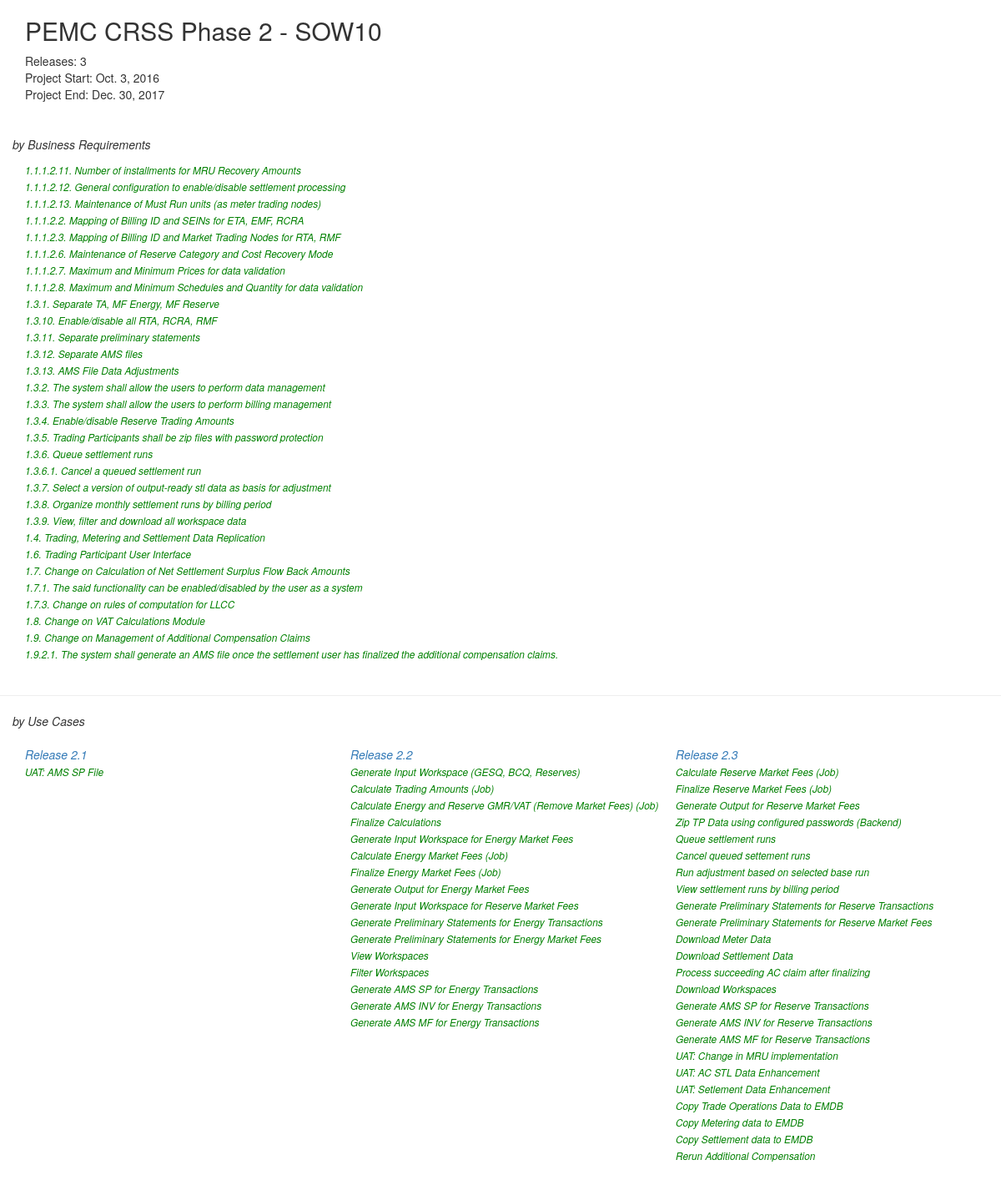
The app's page /joan/project/1/, older data.
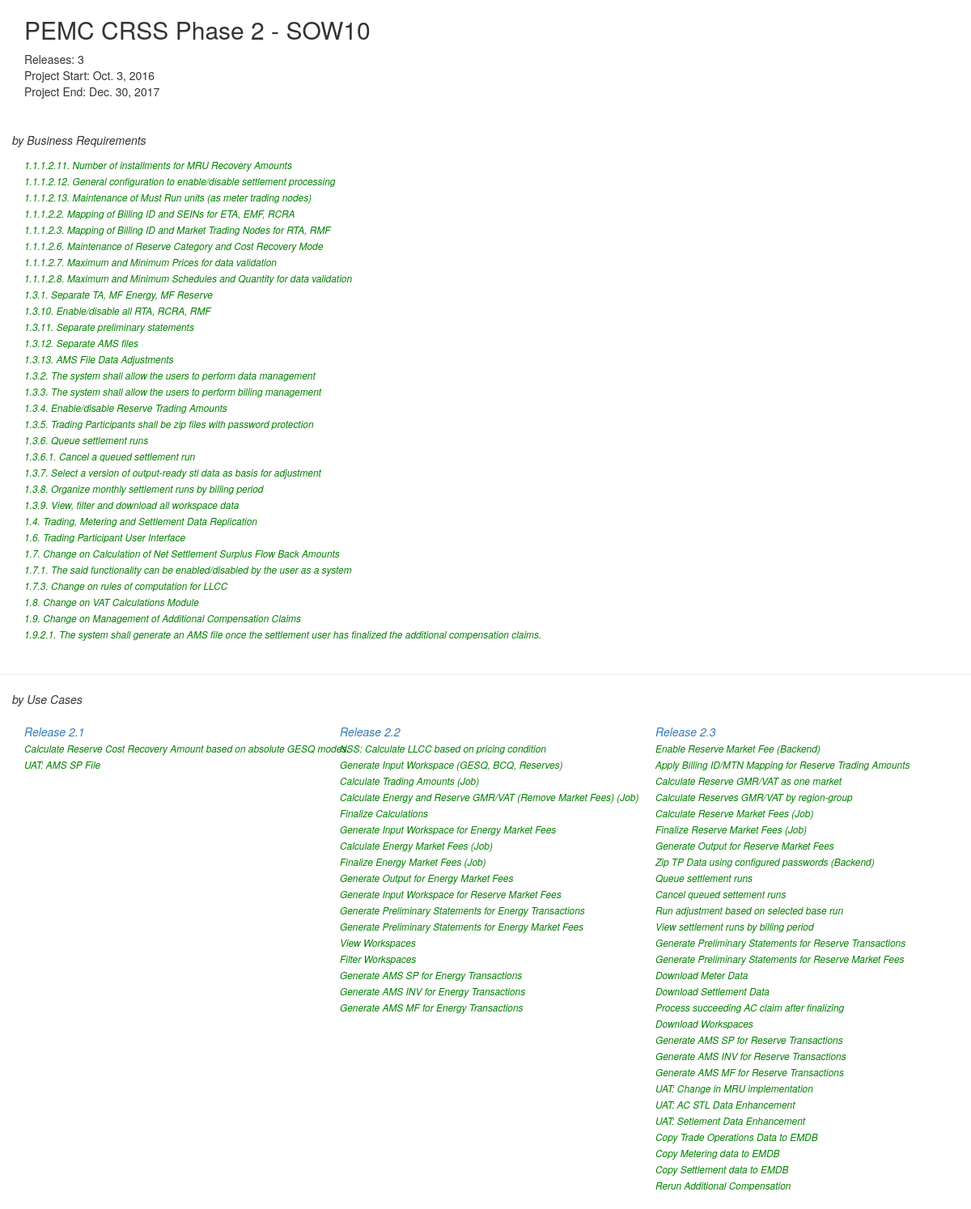
The same page, newer data.
### joan/models.py (models this page shows, shortened)
class Project (models.Model):
    project_name = models.CharField(max_length=50,unique = True)
    slug = models.SlugField(max_length=10, null=True,unique=True)
    project_company = models.CharField(max_length=50)
    project_description = models.CharField(max_length=50)
    project_start_date = models.DateField(blank=True,null=True)
    project_end_date = models.DateField(blank=True, null=True)
    created_at = models.DateTimeField(auto_now_add=True,null=True)
    updated_at = models.DateTimeField(auto_now=True,null=True)

class Requirement(models.Model):
    project = models.ForeignKey(Project, on_delete=models.CASCADE, default=DEFAULT_PROJECT)
    reqd_id = models.CharField('No.',max_length=15,blank=True)
    requirement_heading = models.CharField('Category', max_length=70,blank=True)
    requirement_text = models.CharField('Requirement Name', max_length=300)
    requirement_details = models.TextField('Details',max_length=400,blank=True,null=True)
    created_at = models.DateTimeField(auto_now_add=True,null=True)
    updated_at = models.DateTimeField(auto_now=True,null=True)
    def __str__(self):
        return self.reqd_id + " " + self.requirement_heading
    class Meta:
        ordering = ['reqd_id', 'id']

class Release (models.Model):
    project = models.ForeignKey(Project, on_delete=models.CASCADE, default=DEFAULT_PROJECT)
    release_name = models.CharField(max_length=50)
    release_target_date = models.DateField(blank=True, null=True)
    release_actual_date = models.DateField(blank=True, null=True)
    release_uat_start_date = models.DateField(blank=True, null=True)
    release_uat_end_date = models.DateField(blank=True, null=True)
    release_details = models.CharField(max_length=70,blank=True)
    def __str__(self):
        return "Release " + self.release_name

class Feature(models.Model):
    project = models.ForeignKey(Project, on_delete=models.CASCADE, default=DEFAULT_PROJECT)
    requirement = models.ManyToManyField(Requirement)
    release = models.ForeignKey(Release, on_delete=models.CASCADE, null=True, blank=True)
    feature_heading = models.CharField('Category', max_length=50,blank=True)
    feature_text = models.CharField('Feature Name', max_length=200)
    feature_details = models.TextField('Details',max_length=300,blank=True,null=True)
    created_at = models.DateTimeField(auto_now_add=True,null=True)
    updated_at = models.DateTimeField(auto_now=True,null=True)
    def __str__(self):
        return self.feature_text

### joan/views.py (the view)
# urls.py: url(r'^project/(?P<pk>[a-zA-Z0-9-]+)/$', views.ProjectView.as_view(), name='project'),
class ProjectView(generic.DetailView):
    model = Project
    template_name = 'joan/project.html'
    pk_url_kwarg = 'pk'

### joan/templates/joan/project.html (shortened to what this page needs)
{% load static %}
{% load bootstrap3 %}
{% bootstrap_css %}
<link rel="stylesheet" type="text/css" href="{% static 'joan/style.css' %}" />
<div class="container">
<h2>{{ project.project_name }}</h2>
Releases: {{ project.release_set.count }}  <br>
Project Start: {{ project.project_start_date }}  <br>
Project End: {{ project.project_end_date}}
</div>
<div class="container horizontal-scroll">
   <div class="row">
     <em>by Business Requirements</em<br><br>
    <ul class="list-unstyled">
     <div class="col-xs-4">
        {% for requirement in project.requirement_set.all %}
        <li><small><li><a href="{% url 'joan:requirement' requirement.id %}">{{ requirement }}</a></small></li>
        {% endfor %}
        <br>
      </div>
    </ul>
    </div>
</div>
<hr>
<div class="container horizontal-scroll">
   <div class="row">
     <em>by Use Cases</em><br><br>
    <ul class="list-unstyled">
    {% for release in project.release_set.all %}
     <div class="col-xs-4">
      <a href="{% url 'joan:release' release.id %}">{{ release }} </a>
        {% for feature in release.feature_set.all %}
          <li><small><a href="{% url 'joan:feature' feature.id %}">{{ feature }}</a></small></li>
        {% endfor %}
        <br>
      </div>
    {% endfor %}
    </ul>
    </div>
</div>

### joan/static/joan/style.css (style rules this page uses)
li a { color: green; }
.horizontal-scroll > .row { overflow-x: auto; white-space: nowrap; }

Row changes from the older to the newer data that the page shows:
changed Release "Release 2.1": gains Feature (feature_text "Calculate Reserve Cost Recovery Amount based on absolute GESQ modes.")
changed Release "Release 2.2": gains Feature (feature_text "NSS: Calculate LLCC based on pricing condition")
changed Release "Release 2.3": gains Feature (feature_text "Enable Reserve Market Fee (Backend)"); gains Feature (feature_text "Apply Billing ID/MTN Mapping for Reserve Trading Amounts"); gains Feature (feature_text "Calculate Reserve GMR/VAT as one market"); gains Feature (feature_text "Calculate Reserves GMR/VAT by region-group")
